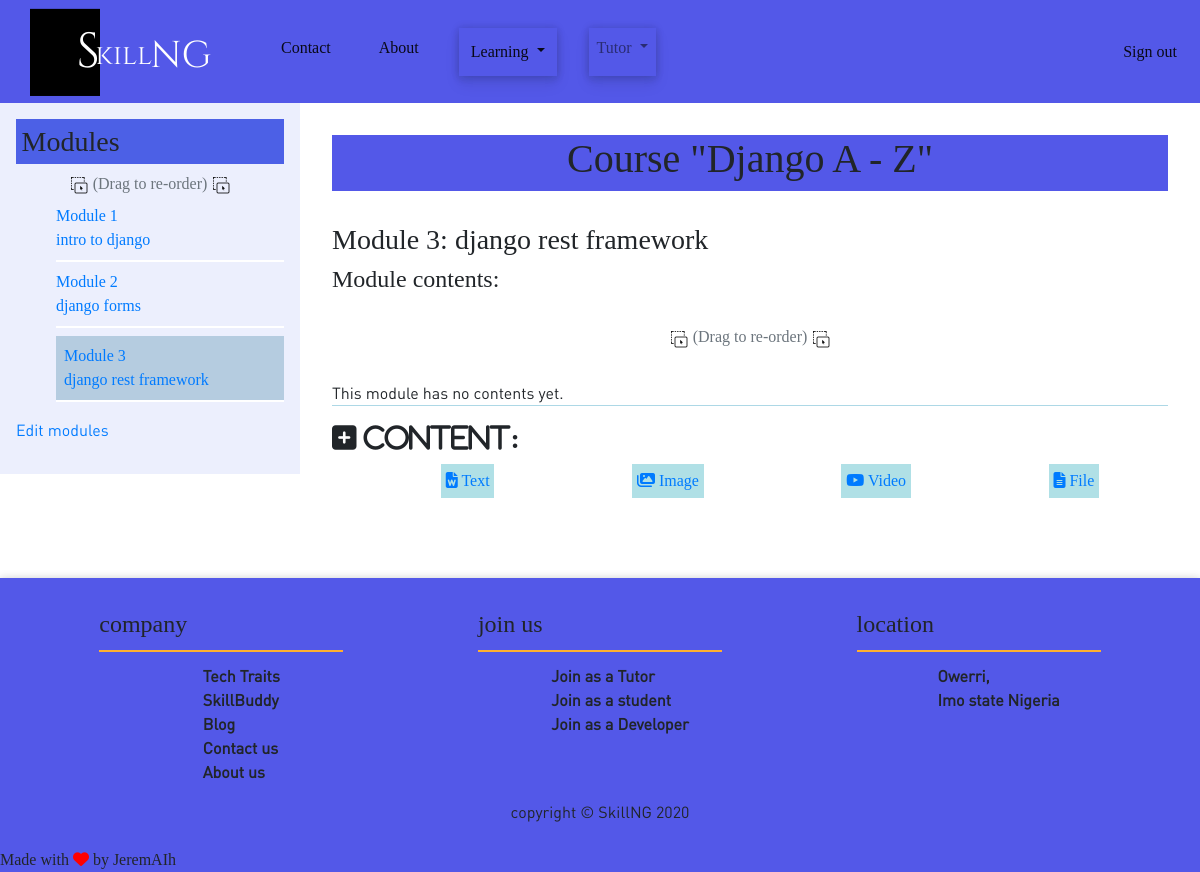
Before: /course/module/22/ (signed in) with the older database file.
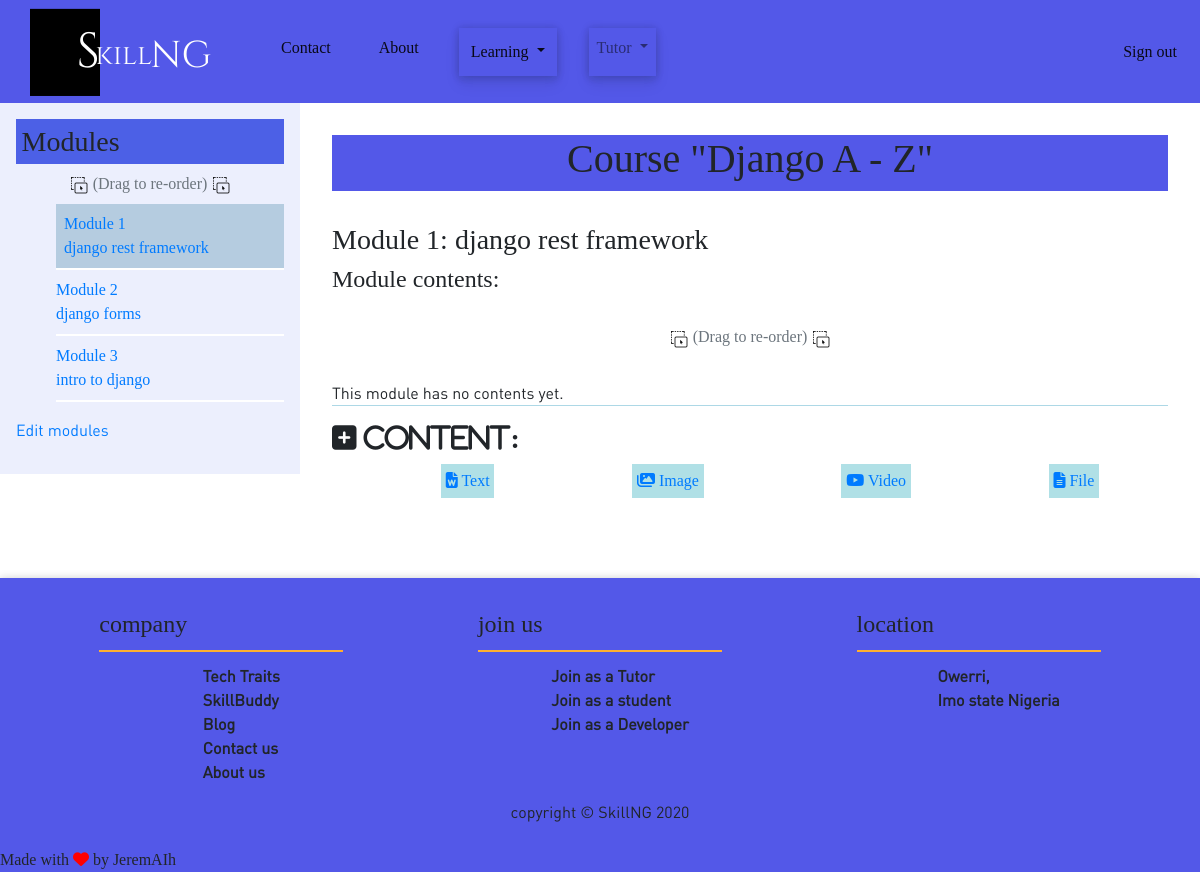
After: the same page with the newer database file.
### courses/models.py (models this page shows, shortened)
class Module(models.Model):
    course = models.ForeignKey(
        to=Course, on_delete=models.CASCADE, related_name='modules')
    title = models.CharField(max_length=200)
    description = models.TextField()
    order = OrderField(blank=True, for_fields=['course'])
    class Meta:
        ordering = ['order']

### courses/views.py (the view)
# urls.py: path('module/<int:module_id>/', views.ModuleContentListView.as_view(),
class ModuleContentListView(TemplateResponseMixin, View):
    template_name = 'manage/module/content_list.html'
    def get(self, request, module_id):
        module = get_object_or_404(
            Module, id=module_id, course__owner=request.user)
        return self.render_to_response({'module': module})

### courses/templates/manage/module/content_list.html (shortened to what this page needs)
{% extends "base.html" %}
{% load course %}
{%load static%}
{% block content %}
<div class=" ">
    {% with course=module.course %}
    <div class='main'>
    <aside class="module-side ">
    <div class="contents">
       <h3>Modules</h3>
       <div  class="drag-text text-muted mb-2 ">
            <img src="{% static 'img/drag2.png'%}"  alt="">
            (Drag to re-order)
            <img src="{% static 'img/drag2.png'%}"  alt="">
       </div>
       <ul id="modules">
           {% for m in course.modules.all %}
               <li data-id="{{ m.id }}" {% if m == module %} class="selected" {% endif %}>
               <a href="{% url 'module_content_list' m.id %}">
               <span>
               Module <span class="order">{{ m.order|add:1 }}</span>
               </span>
               <br>
               {{ m.title }}
               </a>
               </li>
               {% empty %}
               <li>No modules yet.</li>
           {% endfor %}
       </ul>
       <p><a href="{% url 'course_module_update' course.id %}">
       Edit modules</a></p>
    </div>
    </aside>
    <div class="module-with-side">
        <div class="page-title-course">
            <h1 >Course "{{ course.title }}"</h1>
        </div>
       <h3>Module {{ module.order|add:1 }}: {{ module.title }}</h3>
       <h4>Module contents:</h4>
       <br>
       <div  class="drag-text text-muted mb-2 ">
        <img src="{% static 'img/drag2.png'%}"  alt="">
        (Drag to re-order)
        <img src="{% static 'img/drag2.png'%}"  alt="">
        </div>
        <br>
       <div id="module-contents">
       {% for content in module.contents.all %}
       <div data-id="{{ content.id }}">
           {% with item=content.item %}
               <p>{%if item|model_name == 'video' %}<i class="fab fa-youtube"></i>{%elif item|model_name == 'image' %}<i class="fas fa-images"></i>{%elif item|model_name == 'text' %}<i class="fas fa-file-word"></i>{%else %}<i class="fas fa-file-alt"></i>{%endif%} <span class="text-primary text-lg">|</span> {{ item }} ({{ item|model_name }})</p>
               <div class="controls">
               <a class="btn btn-primary btn-sm" href="{% url 'module_content_update' module.id item|model_name item.id %}"><i class="far fa-edit"></i></a>
               <form action="{% url 'module_content_delete' content.id %}" method="post">
                   <button type="submit" class="btn btn-danger btn-sm"><i class="fas fa-trash-alt"></i></button>
                   {% csrf_token %}
               </form>
            </div>
           {% endwith %}
       </div>
       {% empty %}
           <p>This module has no contents yet.</p>
       {% endfor %}
       </div>
       <h3><i class="fas fa-plus-square"> content:</i></h3>
       <ul class="content-types">
           <li><a href="{% url 'module_content_create' module.id 'text Text"><i class="fas fa-file-word"></i> Text </a> </li>
           <li><a href="{% url 'module_content_create' module.id 'image'%}"><i class="fas fa-images"></i> Image</a></li>
           <li><a href="{% url 'module_content_create' module.id 'video'%}"><i class="fab fa-youtube"></i> Video</a></li>
           <li><a href="{% url 'module_content_create' module.id 'file'%}"><i class="fas fa-file-alt"></i> File</a></li>
       </ul>
   </div>
</div>
   {% endwith %}
</div>
{% endblock %}

Changed rows visible on the page:
changed Module "django rest framework": order|add "3" → "1"; moves up the list
shown differently, row unchanged: Module "django forms": moves down the list
changed Module "intro to django": order|add "1" → "3"
